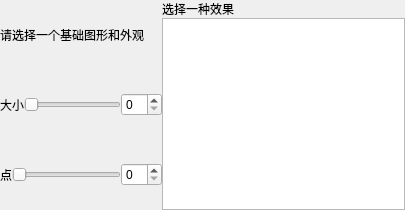
                   <widget class="QWidget" name="tab_4">
                    <attribute name="title">
                     <string>快速光束表演</string>
                    </attribute>
                    <layout class="QVBoxLayout" name="verticalLayout_50">
                     <property name="spacing">
                      <number>0</number>
                     </property>
                     <property name="leftMargin">
                      <number>0</number>
                     </property>
                     <property name="topMargin">
                      <number>0</number>
                     </property>
                     <property name="rightMargin">
                      <number>0</number>
                     </property>
                     <property name="bottomMargin">
                      <number>0</number>
                     </property>
                     <item>
                      <widget class="QWidget" name="widget_67" native="true">
                       <layout class="QHBoxLayout" name="horizontalLayout_11" stretch="4,6">
                        <property name="spacing">
                         <number>0</number>
                        </property>
                        <property name="leftMargin">
                         <number>0</number>
                        </property>
                        <property name="topMargin">
                         <number>0</number>
                        </property>
                        <property name="rightMargin">
                         <number>0</number>
                        </property>
                        <property name="bottomMargin">
                         <number>0</number>
                        </property>
                        <item>
                         <widget class="QWidget" name="widget_586" native="true">
                          <layout class="QVBoxLayout" name="verticalLayout_109">
                           <property name="spacing">
                            <number>0</number>
                           </property>
                           <property name="leftMargin">
                            <number>0</number>
                           </property>
                           <property name="topMargin">
                            <number>0</number>
                           </property>
                           <property name="rightMargin">
                            <number>0</number>
                           </property>
                           <property name="bottomMargin">
                            <number>0</number>
                           </property>
                           <item>
                            <widget class="QLabel" name="label_138">
                             <property name="text">
                              <string>请选择一个基础图形和外观</string>
                             </property>
                            </widget>
                           </item>
                           <item>
                            <widget class="QWidget" name="widget_587" native="true">
                             <layout class="QHBoxLayout" name="horizontalLayout_162">
                              <property name="spacing">
                               <number>0</number>
                              </property>
                              <property name="leftMargin">
                               <number>0</number>
                              </property>
                              <property name="topMargin">
                               <number>0</number>
                              </property>
                              <property name="rightMargin">
                               <number>0</number>
                              </property>
                              <property name="bottomMargin">
                               <number>0</number>
                              </property>
                              <item>
                               <widget class="QLabel" name="label_139">
                                <property name="text">
                                 <string>大小</string>
                                </property>
                               </widget>
                              </item>
                              <item>
                               <widget class="QSlider" name="horizontalSlider_39">
                                <property name="orientation">
                                 <enum>Qt::Horizontal</enum>
                                </property>
                               </widget>
                              </item>
                              <item>
                               <widget class="QSpinBox" name="spinBox_72"/>
                              </item>
                             </layout>
                            </widget>
                           </item>
                           <item>
                            <widget class="QWidget" name="widget_588" native="true">
                             <layout class="QHBoxLayout" name="horizontalLayout_163">
                              <property name="spacing">
                               <number>0</number>
                              </property>
                              <property name="leftMargin">
                               <number>0</number>
                              </property>
                              <property name="topMargin">
                               <number>0</number>
                              </property>
                              <property name="rightMargin">
                               <number>0</number>
                              </property>
                              <property name="bottomMargin">
                               <number>0</number>
                              </property>
                              <item>
                               <widget class="QLabel" name="label_140">
                                <property name="text">
                                 <string>点</string>
                                </property>
                               </widget>
                              </item>
                              <item>
                               <widget class="QSlider" name="horizontalSlider_40">
                                <property name="orientation">
                                 <enum>Qt::Horizontal</enum>
                                </property>
                               </widget>
                              </item>
                              <item>
                               <widget class="QSpinBox" name="spinBox_73"/>
                              </item>
                             </layout>
                            </widget>
                           </item>
                          </layout>
                         </widget>
                        </item>
                        <item>
                         <widget class="QWidget" name="widget_585" native="true">
                          <layout class="QVBoxLayout" name="verticalLayout_108">
                           <property name="spacing">
                            <number>0</number>
                           </property>
                           <property name="leftMargin">
                            <number>0</number>
                           </property>
                           <property name="topMargin">
                            <number>0</number>
                           </property>
                           <property name="rightMargin">
                            <number>0</number>
                           </property>
                           <property name="bottomMargin">
                            <number>0</number>
                           </property>
                           <item>
                            <widget class="QLabel" name="label_137">
                             <property name="text">
                              <string>选择一种效果</string>
                             </property>
                            </widget>
                           </item>
                           <item>
                            <widget class="QTextEdit" name="textEdit_37"/>
                           </item>
                          </layout>
                         </widget>
                        </item>
                       </layout>
                      </widget>
                     </item>
                    </layout>
                   </widget>
